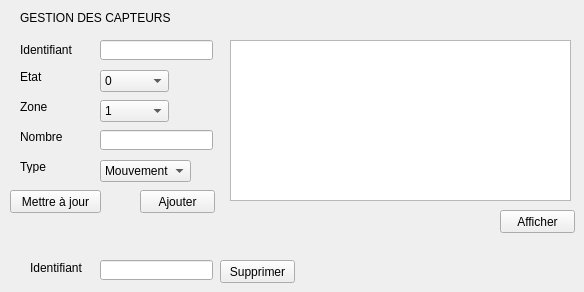
    <widget class="QWidget" name="tab_2">
     <attribute name="title">
      <string>Gérer Capteur</string>
     </attribute>
     <widget class="QLineEdit" name="lineEdit_id_4">
      <property name="geometry">
       <rect>
        <x>100</x>
        <y>40</y>
        <width>113</width>
        <height>20</height>
       </rect>
      </property>
     </widget>
     <widget class="QLineEdit" name="lineEdit_nombre_3">
      <property name="geometry">
       <rect>
        <x>100</x>
        <y>130</y>
        <width>113</width>
        <height>20</height>
       </rect>
      </property>
     </widget>
     <widget class="QLabel" name="label_12">
      <property name="geometry">
       <rect>
        <x>20</x>
        <y>40</y>
        <width>61</width>
        <height>20</height>
       </rect>
      </property>
      <property name="text">
       <string>Identifiant</string>
      </property>
     </widget>
     <widget class="QLabel" name="label_13">
      <property name="geometry">
       <rect>
        <x>20</x>
        <y>70</y>
        <width>47</width>
        <height>13</height>
       </rect>
      </property>
      <property name="text">
       <string>Etat</string>
      </property>
     </widget>
     <widget class="QLabel" name="label_14">
      <property name="geometry">
       <rect>
        <x>20</x>
        <y>100</y>
        <width>47</width>
        <height>13</height>
       </rect>
      </property>
      <property name="text">
       <string>Zone</string>
      </property>
     </widget>
     <widget class="QLabel" name="label_15">
      <property name="geometry">
       <rect>
        <x>20</x>
        <y>130</y>
        <width>47</width>
        <height>13</height>
       </rect>
      </property>
      <property name="text">
       <string>Nombre</string>
      </property>
     </widget>
     <widget class="QLabel" name="label_16">
      <property name="geometry">
       <rect>
        <x>20</x>
        <y>160</y>
        <width>47</width>
        <height>13</height>
       </rect>
      </property>
      <property name="text">
       <string>Type</string>
      </property>
     </widget>
     <widget class="QPushButton" name="ajouter_2">
      <property name="geometry">
       <rect>
        <x>140</x>
        <y>190</y>
        <width>75</width>
        <height>23</height>
       </rect>
      </property>
      <property name="text">
       <string>Ajouter</string>
      </property>
     </widget>
     <widget class="QLabel" name="label_17">
      <property name="geometry">
       <rect>
        <x>30</x>
        <y>260</y>
        <width>61</width>
        <height>16</height>
       </rect>
      </property>
      <property name="text">
       <string>Identifiant</string>
      </property>
     </widget>
     <widget class="QLineEdit" name="lineEdit_id2_2">
      <property name="geometry">
       <rect>
        <x>100</x>
        <y>260</y>
        <width>113</width>
        <height>20</height>
       </rect>
      </property>
     </widget>
     <widget class="QPushButton" name="supprimer_3">
      <property name="geometry">
       <rect>
        <x>220</x>
        <y>260</y>
        <width>75</width>
        <height>23</height>
       </rect>
      </property>
      <property name="text">
       <string>Supprimer</string>
      </property>
     </widget>
     <widget class="QTableView" name="tabcapteur">
      <property name="geometry">
       <rect>
        <x>230</x>
        <y>40</y>
        <width>341</width>
        <height>161</height>
       </rect>
      </property>
     </widget>
     <widget class="QPushButton" name="afficher_2">
      <property name="geometry">
       <rect>
        <x>500</x>
        <y>210</y>
        <width>75</width>
        <height>23</height>
       </rect>
      </property>
      <property name="text">
       <string>Afficher</string>
      </property>
     </widget>
     <widget class="QComboBox" name="type">
      <property name="geometry">
       <rect>
        <x>100</x>
        <y>160</y>
        <width>91</width>
        <height>22</height>
       </rect>
      </property>
      <item>
       <property name="text">
        <string>Mouvement</string>
       </property>
      </item>
      <item>
       <property name="text">
        <string>Lumiére</string>
       </property>
      </item>
      <item>
       <property name="text">
        <string>Température</string>
       </property>
      </item>
     </widget>
     <widget class="QComboBox" name="etat_3">
      <property name="geometry">
       <rect>
        <x>100</x>
        <y>70</y>
        <width>69</width>
        <height>22</height>
       </rect>
      </property>
      <item>
       <property name="text">
        <string>0</string>
       </property>
      </item>
      <item>
       <property name="text">
        <string>1</string>
       </property>
      </item>
     </widget>
     <widget class="QComboBox" name="zone_3">
      <property name="geometry">
       <rect>
        <x>100</x>
        <y>100</y>
        <width>69</width>
        <height>22</height>
       </rect>
      </property>
      <item>
       <property name="text">
        <string>1</string>
       </property>
      </item>
      <item>
       <property name="text">
        <string>2</string>
       </property>
      </item>
      <item>
       <property name="text">
        <string>3</string>
       </property>
      </item>
      <item>
       <property name="text">
        <string>4</string>
       </property>
      </item>
      <item>
       <property name="text">
        <string>5</string>
       </property>
      </item>
     </widget>
     <widget class="QPushButton" name="updatecapteur">
      <property name="geometry">
       <rect>
        <x>10</x>
        <y>190</y>
        <width>91</width>
        <height>23</height>
       </rect>
      </property>
      <property name="text">
       <string>Mettre à jour</string>
      </property>
     </widget>
     <widget class="QLabel" name="label_27">
      <property name="geometry">
       <rect>
        <x>20</x>
        <y>10</y>
        <width>151</width>
        <height>16</height>
       </rect>
      </property>
      <property name="text">
       <string>GESTION DES CAPTEURS</string>
      </property>
     </widget>
    </widget>
